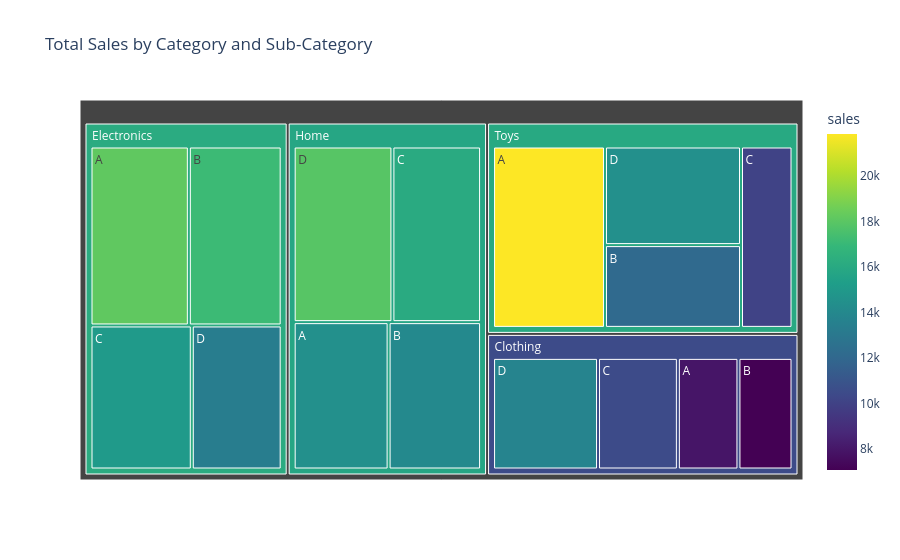
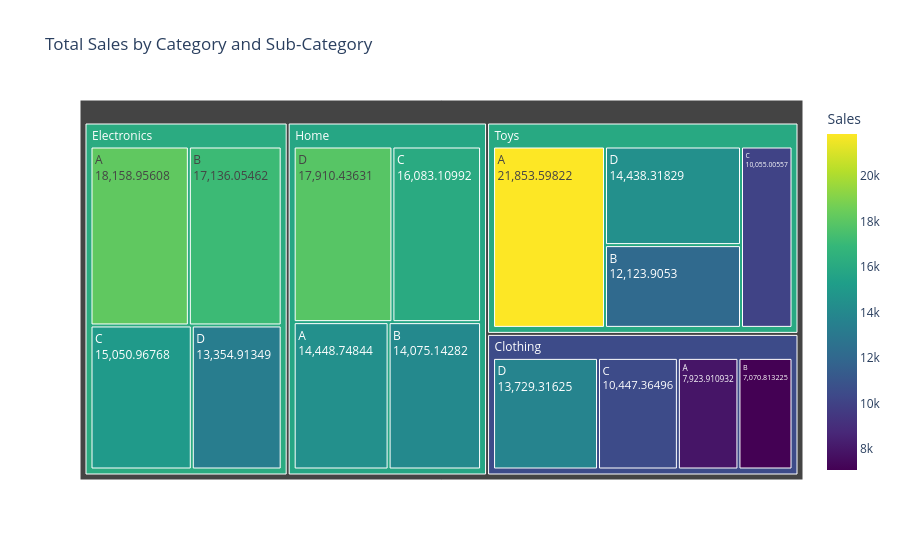

The cell these charts' notebook holds for them, in order:
### Code cell
# Example 9: Hierarchical Sales Data (Treemap)
import pandas as pd
import numpy as np
from plot_agent.agent import PlotAgent


df = pd.DataFrame({
    "category": np.random.choice(["Electronics", "Clothing", "Home", "Toys"], 200),
    "sub_category": np.random.choice(["A", "B", "C", "D"], 200),
    "sales": np.random.uniform(100, 2000, 200)
})

agent = PlotAgent()
agent.set_df(df)

# Initial plot
response = agent.process_message(
    "Build a treemap of total sales by category and sub-category."
)
fig = agent.get_figure()
fig.show()

# Follow-up iteration
response = agent.process_message(
    "Use a continuous color scale mapped to sales, add labels showing both category and total, and include a colorbar."
)
fig = agent.get_figure()
fig.show()

### Figure 1 — Plotly figure (JSON) as saved in the notebook; plotly's stock layout.template omitted (floating-point values rounded to 4 significant figures)
{"data": [{"branchvalues": "total", "customdata": [[7924.0], [7071.0], [10450.0], [13730.0], [18160.0], [17140.0], [15050.0], [13350.0], [14450.0], [14080.0], [16080.0], [17910.0], [21850.0], [12120.0], [10060.0], [14440.0], [10480.0], [16140.0], [15780.0], [15980.0]], "domain": {"x": [0.0, 1.0], "y": [0.0, 1.0]}, "hovertemplate": "labels=%{label}<br>sales_sum=%{value}<br>parent=%{parent}<br>id=%{id}<br>sales=%{color}<extra></extra>", "ids": ["Clothing/A", "Clothing/B", "Clothing/C", "Clothing/D", "Electronics/A", "Electronics/B", "Electronics/C", "Electronics/D", "Home/A", "Home/B", "Home/C", "Home/D", "Toys/A", "Toys/B", "Toys/C", "Toys/D", "Clothing", "Electronics", "Home", "Toys"], "labels": ["A", "B", "C", "D", "A", "B", "C", "D", "A", "B", "C", "D", "A", "B", "C", "D", "Clothing", "Electronics", "Home", "Toys"], "marker": {"coloraxis": "coloraxis", "colors": [7924.0, 7071.0, 10450.0, 13730.0, 18160.0, 17140.0, 15050.0, 13350.0, 14450.0, 14080.0, 16080.0, 17910.0, 21850.0, 12120.0, 10060.0, 14440.0, 10480.0, 16140.0, 15780.0, 15980.0]}, "name": "", "parents": ["Clothing", "Clothing", "Clothing", "Clothing", "Electronics", "Electronics", "Electronics", "Electronics", "Home", "Home", "Home", "Home", "Toys", "Toys", "Toys", "Toys", "", "", "", ""], "type": "treemap", "values": [7924.0, 7071.0, 10450.0, 13730.0, 18160.0, 17140.0, 15050.0, 13350.0, 14450.0, 14080.0, 16080.0, 17910.0, 21850.0, 12120.0, 10060.0, 14440.0, 39170.0, 63700.0, 62520.0, 58470.0]}], "layout": {"coloraxis": {"colorbar": {"title": {"text": "sales"}}, "colorscale": [[0.0, "#440154"], [0.1111, "#482878"], [0.2222, "#3e4989"], [0.3333, "#31688e"], [0.4444, "#26828e"], [0.5556, "#1f9e89"], [0.6667, "#35b779"], [0.7778, "#6ece58"], [0.8889, "#b5de2b"], [1.0, "#fde725"]]}, "legend": {"tracegroupgap": 0}, "title": {"text": "Total Sales by Category and Sub-Category"}}}

### Figure 2 — Plotly figure (JSON) as saved in the notebook; plotly's stock layout.template omitted (floating-point values rounded to 4 significant figures)
{"data": [{"branchvalues": "total", "customdata": [["Clothing", 7924.0], ["Clothing", 7071.0], ["Clothing", 10450.0], ["Clothing", 13730.0], ["Electronics", 18160.0], ["Electronics", 17140.0], ["Electronics", 15050.0], ["Electronics", 13350.0], ["Home", 14450.0], ["Home", 14080.0], ["Home", 16080.0], ["Home", 17910.0], ["Toys", 21850.0], ["Toys", 12120.0], ["Toys", 10060.0], ["Toys", 14440.0], ["Clothing", 10480.0], ["Electronics", 16140.0], ["Home", 15780.0], ["Toys", 15980.0]], "domain": {"x": [0.0, 1.0], "y": [0.0, 1.0]}, "hovertemplate": "labels=%{label}<br>sales_sum=%{value}<br>parent=%{parent}<br>id=%{id}<br>category=%{customdata[0]}<br>Total Sales=%{color}<extra></extra>", "ids": ["Clothing/A", "Clothing/B", "Clothing/C", "Clothing/D", "Electronics/A", "Electronics/B", "Electronics/C", "Electronics/D", "Home/A", "Home/B", "Home/C", "Home/D", "Toys/A", "Toys/B", "Toys/C", "Toys/D", "Clothing", "Electronics", "Home", "Toys"], "labels": ["A", "B", "C", "D", "A", "B", "C", "D", "A", "B", "C", "D", "A", "B", "C", "D", "Clothing", "Electronics", "Home", "Toys"], "marker": {"coloraxis": "coloraxis", "colors": [7924.0, 7071.0, 10450.0, 13730.0, 18160.0, 17140.0, 15050.0, 13350.0, 14450.0, 14080.0, 16080.0, 17910.0, 21850.0, 12120.0, 10060.0, 14440.0, 10480.0, 16140.0, 15780.0, 15980.0]}, "name": "", "parents": ["Clothing", "Clothing", "Clothing", "Clothing", "Electronics", "Electronics", "Electronics", "Electronics", "Home", "Home", "Home", "Home", "Toys", "Toys", "Toys", "Toys", "", "", "", ""], "textfont": {"size": 12}, "textinfo": "label+value", "type": "treemap", "values": [7924.0, 7071.0, 10450.0, 13730.0, 18160.0, 17140.0, 15050.0, 13350.0, 14450.0, 14080.0, 16080.0, 17910.0, 21850.0, 12120.0, 10060.0, 14440.0, 39170.0, 63700.0, 62520.0, 58470.0]}], "layout": {"coloraxis": {"colorbar": {"title": {"text": "Sales"}}, "colorscale": [[0.0, "#440154"], [0.1111, "#482878"], [0.2222, "#3e4989"], [0.3333, "#31688e"], [0.4444, "#26828e"], [0.5556, "#1f9e89"], [0.6667, "#35b779"], [0.7778, "#6ece58"], [0.8889, "#b5de2b"], [1.0, "#fde725"]]}, "legend": {"tracegroupgap": 0}, "title": {"text": "Total Sales by Category and Sub-Category"}}}
